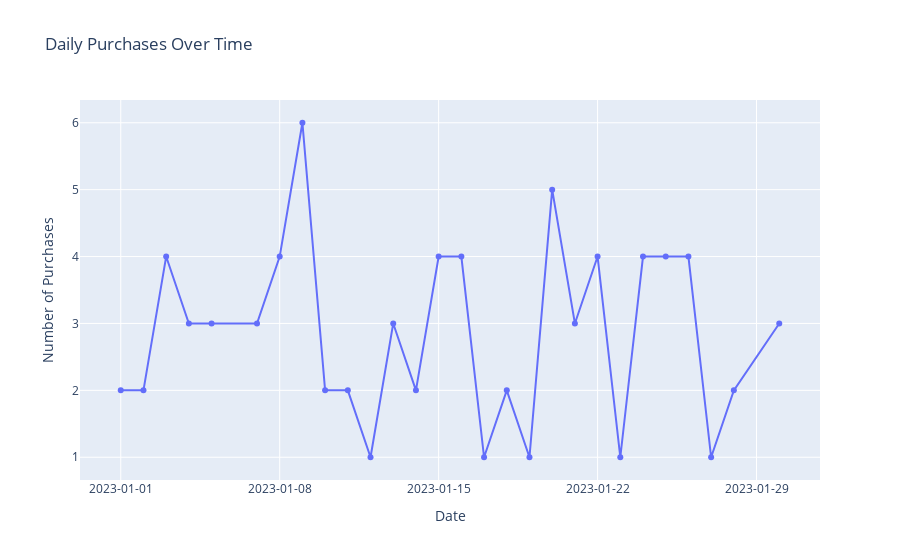

Write notebook code for a chart like this one.
### Code cell
# Purchases per day
fig = px.line(
    df_time,
    x="day",
    y="purchases",
    title="Daily Purchases Over Time",
    labels={"day": "Date", "purchases": "Number of Purchases"},
    markers=True
)
fig.update_layout(xaxis_tickformat="%Y-%m-%d")
fig.write_image("Daily Purchases Over Time.png", width=800, height=500)
fig.show()

### Figure 1 — Plotly figure (JSON) as saved in the notebook; plotly's stock layout.template omitted (floating-point values rounded to 4 significant figures)
{"data": [{"hovertemplate": "Date=%{x}<br>Number of Purchases=%{y}<extra></extra>", "legendgroup": "", "line": {"color": "#636efa", "dash": "solid"}, "marker": {"symbol": "circle"}, "mode": "lines+markers", "name": "", "orientation": "v", "showlegend": false, "type": "scatter", "x": ["2023-01-01", "2023-01-02", "2023-01-03", "2023-01-04", "2023-01-05", "2023-01-07", "2023-01-08", "2023-01-09", "2023-01-10", "2023-01-11", "2023-01-12", "2023-01-13", "2023-01-14", "2023-01-15", "2023-01-16", "2023-01-17", "2023-01-18", "2023-01-19", "2023-01-20", "2023-01-21", "2023-01-22", "2023-01-23", "2023-01-24", "2023-01-25", "2023-01-26", "2023-01-27", "2023-01-28", "2023-01-30"], "xaxis": "x", "y": [2, 2, 4, 3, 3, 3, 4, 6, 2, 2, 1, 3, 2, 4, 4, 1, 2, 1, 5, 3, 4, 1, 4, 4, 4, 1, 2, 3], "yaxis": "y"}], "layout": {"autosize": true, "legend": {"tracegroupgap": 0}, "title": {"text": "Daily Purchases Over Time"}, "xaxis": {"anchor": "y", "autorange": true, "domain": [0, 1], "range": ["2022-12-30 05:53:22.4225", "2023-01-31 18:06:37.5775"], "tickformat": "%Y-%m-%d", "title": {"text": "Date"}, "type": "date"}, "yaxis": {"anchor": "x", "autorange": true, "domain": [0, 1], "range": [0.5874, 6.413], "title": {"text": "Number of Purchases"}, "type": "linear"}}}
